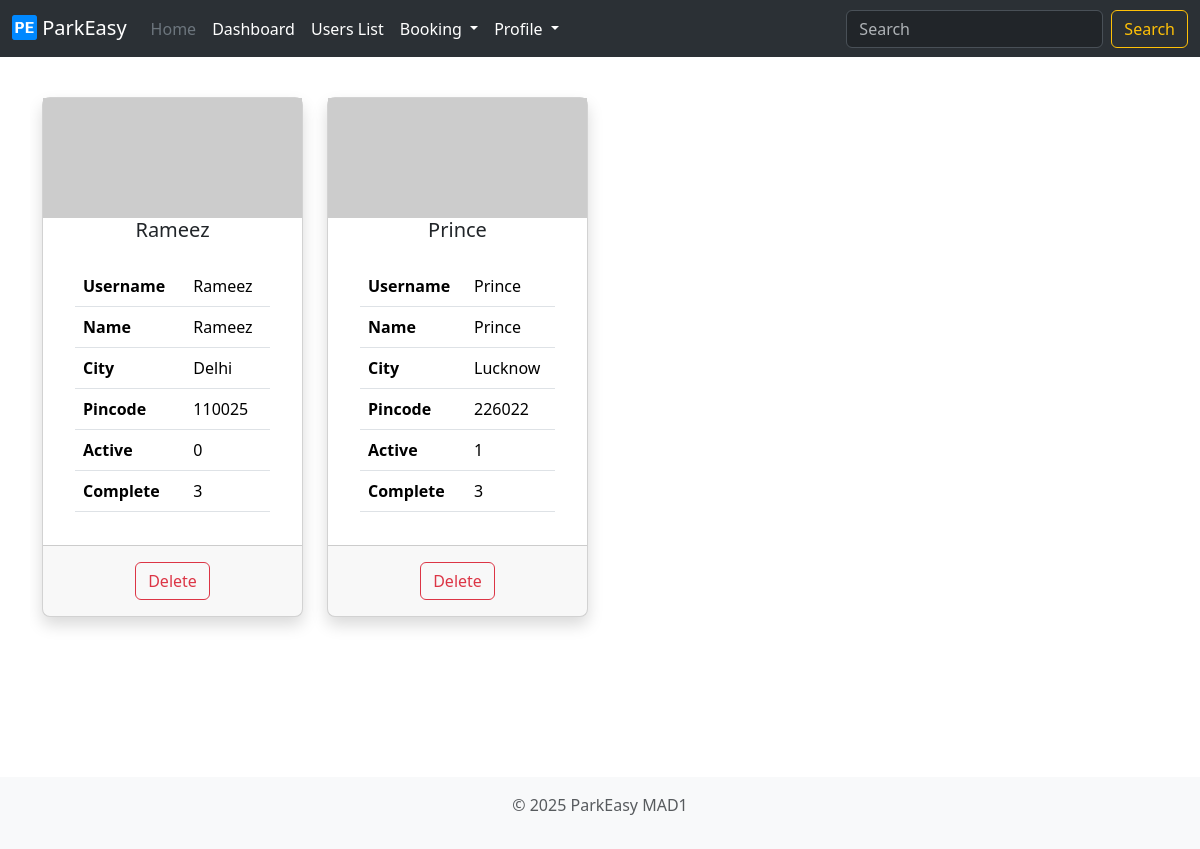
Screenshot of /users_list (signed in) with the database file from the repository.
### models/models.py (models this page shows)
class User(db.Model):
    id = db.Column(db.Integer, primary_key = True)
    username = db.Column(db.String(32), unique = True, nullable = False)
    passhash = db.Column(db.String(64), nullable = False)
    name = db.Column(db.String(64), nullable = True)
    city = db.Column(db.String(50), nullable = False)
    pincode = db.Column(db.String(6), nullable = False)
    isadmin = db.Column(db.Boolean, nullable = False, default = False)
    deleted_user = db.Column(db.Boolean, nullable = False, default = False)
    reserve_parking_lot = db.relationship('ReserveParkingLot', backref = 'user', lazy = True)

### controllers/routes.py (the view, shortened to what this page needs)
    @app.route('/users_list')
    @login_auth
    def users_list():
        search_query = request.args.get("q", "").strip()
        users_query = User.query.filter_by(isadmin = not(session['isadmin']), deleted_user = False)
        users = users_query.all()
        if search_query and not(users):
            flash(f'No result found for {search_query}!')
        booking_stats = {user.id: {
            'active': ReserveParkingLot.query.filter_by(user_id=user.id, is_release=False).count(),
            'complete': ReserveParkingLot.query.filter_by(user_id=user.id, is_release=True).count()
            } for user in users
        }
        return render_template('users_list.html', users= users, booking_stats=booking_stats, search_action=url_for('users_list'))

### templates/users_list.html (shortened to what this page needs)
{% extends 'base.html' %}
{% block content %}
    <div class="container" style="overflow-y: auto; max-height: 90vh; height:90vh;">
        <div class="row row-cols-2 row-cols-xs-2 row-cols-sm-2 row-cols-md-4 g-4 my-4">
        {% for user in users %}
            <div class="col my-3">
                <div class="card shadow rounded-3" style="height: 520px;">
                    <img src="https://api.dicebear.com/7.x/pixel-art/svg?seed={{user.username}}" alt="Profile Image" height= 120px>
                    <div class="card-Header text-center">
                        <h5 class="card-title">{{user.name|title}}</h5>
                    </div>
                    <div class="card-body table-responsive mx-3">
                        <table class="table">
                            <tr>
                                <th>Username</th>
                                <td>{{user.username|title}}</td>
                            </tr>
                            <tr>
                                <th>Name</th>
                                <td>{{user.name|title}}</td>
                            </tr>
                            <tr>
                                <th>City</th>
                                <td>{{user.city|title}}</td>
                            </tr>
                            <tr>
                                <th>Pincode</th>
                                <td>{{user.pincode}}</td>
                            </tr>
                            <tr>
                                <th>Active</th>
                                <td>{{ booking_stats[user.id].active }}</td>
                            </tr>
                            <tr>
                                <th>Complete</th>
                                <td>{{ booking_stats[user.id].complete }}</td>
                            </tr>
                        </table>
                    </div>
                    <div class="card-footer d-flex flex-wrap justify-content-center align-items-center">
                        <form class="m-2 text-center" action="{{ url_for('delete_user', user_id = user.id) }}" method="POST" onsubmit="return confirm('Delete User {{user.name|capitalize}}?')">
                            <button type="submit" class="btn btn-outline-danger">Delete</button>
                        </form>
                    </div>
                </div>
            </div>
        {% endfor %}
        </div>
    </div>
{% endblock %}

### templates/base.html (shortened to what this page needs)
<!DOCTYPE html>
<html lang="en">
  <head>
    <link href="https://cdn.jsdelivr.net/npm/bootstrap@5.3.6/dist/css/bootstrap.min.css" rel="stylesheet">
    <link
      rel="stylesheet"
      href="https://cdn.jsdelivr.net/npm/bootstrap-icons@1.11.3/font/bootstrap-icons.min.css"
    />
  </head>
  <body>
    {% include 'navbar.html' %}
    {% block content %}
    {% endblock %}
    <footer class="py-3 bg-light">
      <p class="text-center text-body-secondary">© 2025 ParkEasy MAD1</p>
    </footer> </div>
  </body>
</html>

### templates/navbar.html (shortened to what this page needs)
<nav class="navbar text-bg-dark navbar-expand-lg bg-body-tertiary" data-bs-theme="dark">
  <div class="container-fluid">
    <a class="navbar-brand" href="{{url_for('home') if session['user_id'] else url_for('base')}}"> <img src="../static//favicon.png" alt="" height = 25rem style="margin-bottom: 4px;"> ParkEasy</a>
    <div class="collapse navbar-collapse" id="navbarSupportedContent">
    {% if session['user_id'] %}
      <ul class="navbar-nav me-auto mb-2 mb-lg-0">
        <li class="nav-item">
          <a class="nav-link px-2 text-secondary" aria-current="page" href="{{url_for('home')}}">Home</a>
        </li>
        <li class="nav-item">
          <a class="nav-link px-2 text-white" href="{{url_for('dashboard')}}">Dashboard</a>
        </li>
        {% if session['isadmin'] %}
          <li class="nav-item">
            <a class="nav-link px-2 text-white" href="{{url_for('users_list')}}">Users List</a>
          </li>
        {% endif %}
        <li class="nav-item dropdown">
          <a class="nav-link dropdown-toggle px-2 text-white" href="#" role="button" data-bs-toggle="dropdown" aria-expanded="false">
            Booking
          </a>
        </li>
        <li class="nav-item dropdown">
          <a class="nav-link dropdown-toggle px-2 text-white" href="#" role="button" data-bs-toggle="dropdown" aria-expanded="false">
            Profile
          </a>
        </li>
      </ul>
      {% if request.endpoint in ['home', 'users_list', 'active_booking', 'booking_history'] %}
        <form class="d-flex" role="search" method="GET" action="{{ search_action }}">
          <input class="form-control me-2" type="search" name="q" placeholder="Search" aria-label="Search" value="{{ request.args.get('q', '') }}">
          <button class="btn btn-outline-warning" type="submit">Search</button>
        </form>
      {% endif %}
	  {% else %}
      <div class="d-flex gap-2 align-items-center ms-auto">
        <a href="{{url_for('login')}}" class="btn btn-outline-light">Login</a>
        <a href="{{url_for('register')}}" class="btn btn-warning d-none d-md-block">Register Now</a>
      </div>
	  {% endif %}
    </div>
  </div>
</nav>

### rows the page displays
User: name "Rameez", username "Rameez", city "Delhi", pincode "110025", booking_stats "0", booking_stats "3"
User: name "Prince", username "Prince", city "Lucknow", pincode "226022", booking_stats "1", id "3"
